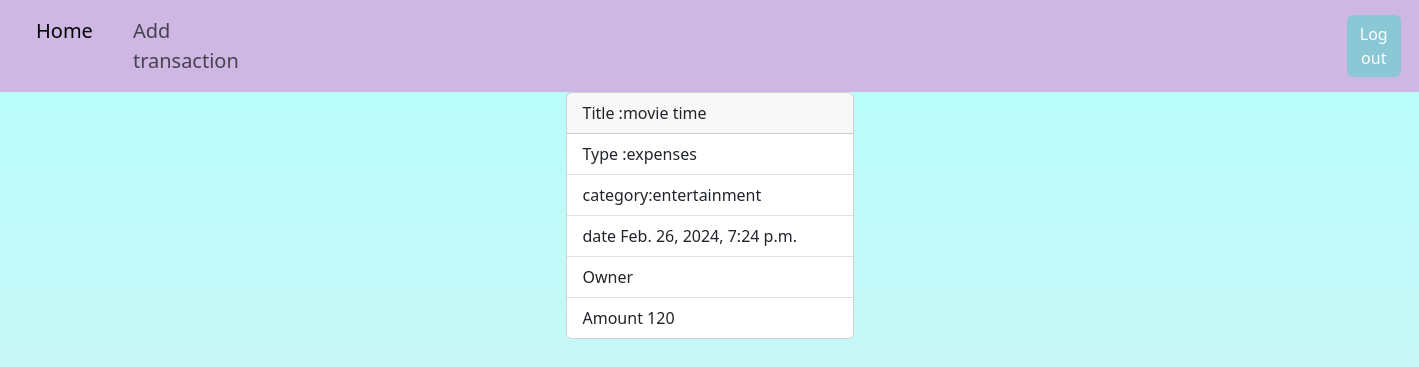
The app's page /budget/transactions/8/ (signed in) with its own data.
### budget/models.py (models this page shows, shortened)
class Transaction(models.Model):
    title = models.CharField(max_length=200)
    options = (
        ('expenses', 'expenses'),
        ('income', 'income'),
    )
    type = models.CharField(max_length=200, choices=options, default='expenses')
    cat_options = (
        ('food', 'food'),
        ('fuel', 'fuel'),
        ('entertainment', 'entertainment'),
        ('emi', 'emi'),
        ('bills', 'bills'),
        ('rent', 'rent'),
        ('miscellaneous', 'miscellaneous'),
    )
    category = models.CharField(max_length=200, choices=cat_options, default='miscellaneous')
    amount = models.PositiveIntegerField()
    created_date = models.DateTimeField(auto_now_add=True)
    user_object=models.ForeignKey(User,on_delete=models.CASCADE)

### budget/views.py (the view)
# urls.py: path("transactions/<int:pk>/",views.TransactionDetailview.as_view(),name="transaction-detail"),
@method_decorator([signin_required,never_cache],name="dispatch")
class TransactionDetailview(View):
    def get(self,request,*args,**kwargs):
        id=kwargs.get("pk")
        qs=Transaction.objects.get(id=id)
        return render(request,"transaction_detail.html",{"data":qs})

### budget/decorator.py (called while the page is built)
def signin_required(fn):
    def wrapper(request,*args,**kwargs):
        if not request.user.is_authenticated:
            messages.error(request,"invalid session")
            return redirect("signin")
        else:
            return fn(request,*args,**kwargs)
    return wrapper

### budget/templates/transaction_detail.html
{% extends 'base.html' %}
{% block main_block%}
<div class="container d-flex justify-content-center">
  <div class="card" style="width: 18rem;">
      <div class="card-header">
        Title :{{data.title}}
      </div>
      <ul class="list-group list-group-flush">
        <li class="list-group-item">Type :{{data.type}}</li>
        <li class="list-group-item">category:{{data.category}}</li>
        <li class="list-group-item">date {{data.created_date}}</li>
        <li class="list-group-item">Owner {{data.user}}</li>
        <li class="list-group-item">Amount {{data.amount}}</li>
      </ul>
    </div>
</div>
{%endblock%}

### budget/templates/base.html (style rules this page uses)
body { background-color: #FFDEE9; background-image: linear-gradient(0deg, #FFDEE9 0%, #B5FFFC 100%); background-repeat: no-repeat; background-size:100% 1500px; }

### records on screen
Transaction: title "movie time", type "expenses", category "entertainment", created_date "Feb. 26, 2024, 7:24 p.m.", amount "120"
